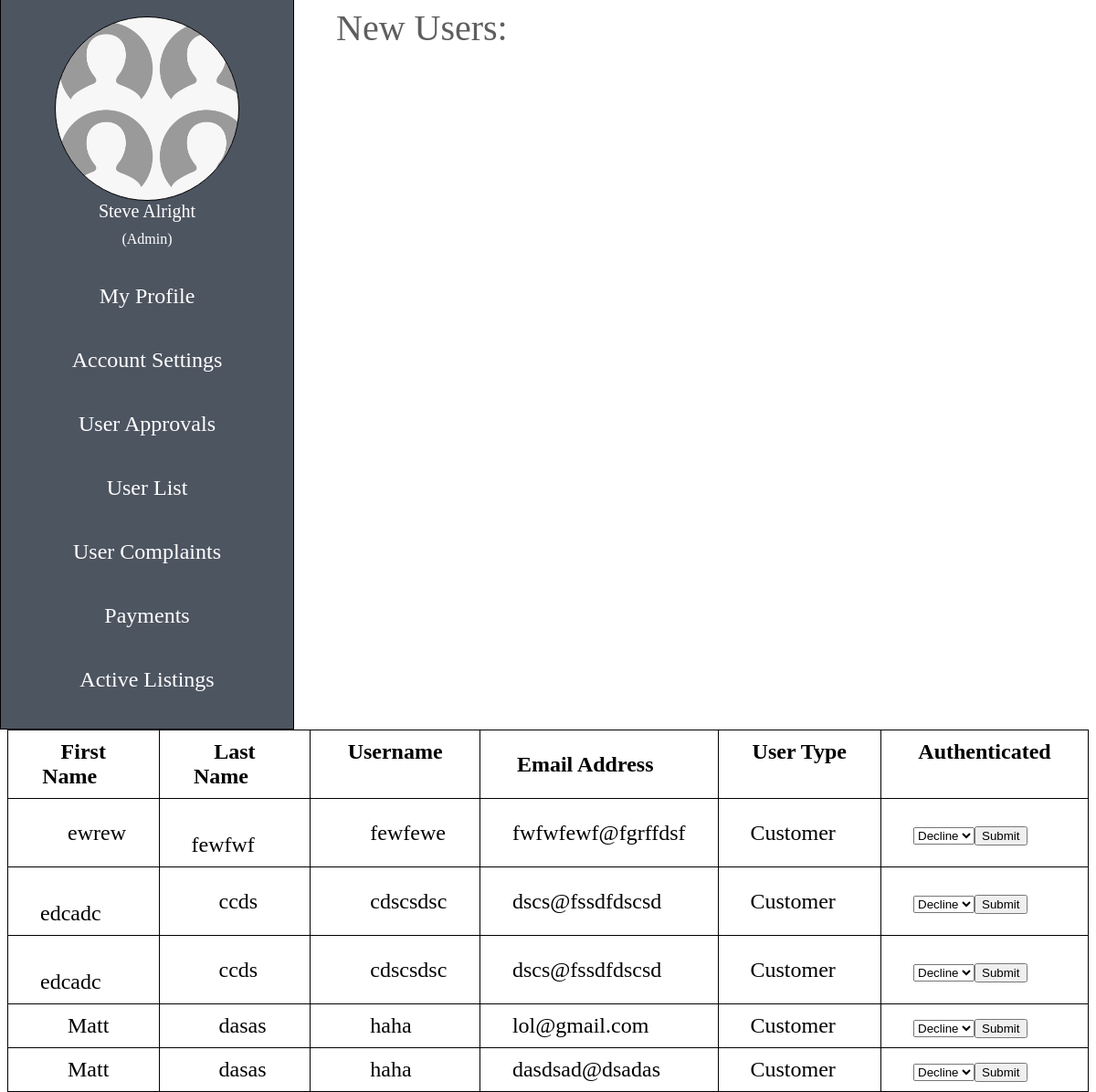
Page /AdminNewUsers.php on the committed database.
### tables this page shows
CREATE TABLE `Users` (
  `userID` int NOT NULL,
  `Firstname` varchar(40) NOT NULL,
  `Lastname` varchar(40) NOT NULL,
  `Email` varchar(40) NOT NULL,
  `Username` varchar(40) NOT NULL,
  `Usertype` varchar(40) NOT NULL,
  `Auth` tinyint DEFAULT '0'
);

### src/AdminNewUsers.php (the view, shortened to what this page needs)
<?php
include ('includes/conn.inc.php');
$stmt = $mysqli->prepare("SELECT UserID, Firstname, Lastname, Username, Email, Usertype, Auth FROM Users");
$stmt->execute();
$stmt->bind_result($UserID, $Firstname, $Lastname, $Username, $Email, $Usertype, $Auth);
$stmt->store_result();
?>
<!DOCTYPE html>
<html lang="en">
<head>
    <link rel="stylesheet" href="AdminLayout.css" type="text/css">
</head>
<body>
<div class="MenuBar">
<div class="ProfilePic1"></div>
    <p class="namer">Steve Alright</p>
    <p class="roler">(Admin)</p>
    <div class="MenuOptions1" onclick="location.href='AdminHomepage.php'"><p class="MenuTxt">My Profile</p></div>
    <div class="MenuOptions" onclick="location.href='AdminAccountSettings.php'"><p class="MenuTxt">Account Settings</p></div>
    <div class="MenuOptions" onclick="location.href='AdminNewUsers.php'"><p class="MenuTxt">User Approvals</p></div>
    <div class="MenuOptions" onclick="location.href='AdminUserList.php'"><p class="MenuTxt">User List</p></div>
    <div class="MenuOptions" onclick="location.href='AdminNewComplaint.php'"><p class="MenuTxt">User Complaints</p></div>
    <div class="MenuOptions"><p class="MenuTxt">Payments</p></div>
    <div class="MenuOptions" onclick="location.href='AdminNewListings.php'"><p class="MenuTxt">Active Listings</p></div>
    </div>
<p class="NewUserHeader">New Users:</p>
<table class="NewUserTable">
    <tr>
        <th>First Name &emsp;</th>
        <th>Last Name &emsp;</th>
        <th>Username &emsp;</th>
        <th>Email Address &emsp;</th>
        <th>User Type &emsp;</th>
        <th>Authenticated &emsp;</th>
    </tr>
    <?php
    include ('includes/conn.inc.php');
    $sqli = "SELECT UserID, Firstname, Lastname, Username, Email, Usertype, Auth FROM Users WHERE Auth=0";
    $result = mysqli_query($mysqli, $sqli);
    $count = mysqli_num_rows($result);
    if ($count > 0)
    {
        while ($stmt->fetch())
        {
            if ($Auth == 0)
            {
                    echo "<tr>";
                    echo "<td> &emsp; $Firstname </td>";
                    echo "<td> &emsp; $Lastname </td>";
                    echo "<td> &emsp; $Username </td>";
                    echo "<td>  $Email </td>";
                    echo "<td>  $Usertype </td>";
                    echo "<td>";
                    echo "<Form action=\"process/acceptdecline.php\" method=\"post\">";
                    echo "<select class=\"UserOptions\" name=\"Auth\">";
                        echo "<option value=\"-1\"";
                        if($Auth == 0){
                            echo " selected";
                        }
                        echo ">Decline</option>";
                        echo "</select>";
                        echo "<input type=\"submit\">";
                        echo "</form>";
                    echo "</td>";
                    echo "</tr>";
            }
        }
    }
    else
    {
        echo "<tr>";
            echo "<td colspan=\"6\">No Records Found!</td>";
        echo "</tr>";
    }
    ?>
</table>
</body>
</html>

### src/AdminLayout.css (style rules this page uses)
html { background-color: white; height: 100%; }
.MenuBar { height: 100vh; width: 40vh; background-color: rgb(77, 85, 97); border: 1px solid black; float: left; margin-left: -8px; margin-top: -10px; }
.NewUserTable { margin-left: auto; margin-right: auto; font-size: 3vh; border-collapse: collapse; margin-top: 10px; }
td, th { border: 1px solid black; padding: 10px 35px; }
.NewUserHeader { margin-left: 45vh; margin-top: -1px; font-size: 5vh; color: rgb(94, 94, 94); }
.MenuOptions1 { margin-top: 30px; height: 7vh; width: 40vh; font-size: 3vh; text-align: center; color: rgb(255, 255, 255); }
.MenuOptions { margin-top: -10px; height: 7vh; width: 40vh; font-size: 3vh; text-align: center; color: rgb(255, 255, 255); }
.MenuTxt { padding-top: 10px; }
.namer { text-align: center; font-size: 20px; color: white; margin-top: 0px; }
.roler { text-align: center; color: white; margin-top: -10px; }
.ProfilePic1 { height: 25vh; width: 25vh; border-radius: 70%; margin-left: auto; margin-right: auto; margin-top: 20px; border: 1px solid black; background-image: url("userpicture.png"); background-color: #cccccc; background-size: 110px; }

### rows in the picture
users: Firstname "ewrew", Lastname "fewfwf", Username "fewfewe", Email "fwfwfewf@fgrffdsf", Usertype "Customer", Auth "Decline"
users: Firstname "edcadc", Lastname "ccds", Username "cdscsdsc", Email "dscs@fssdfdscsd", Usertype "Customer", Auth "Decline"
users: Firstname "edcadc", Lastname "ccds", Username "cdscsdsc", Email "dscs@fssdfdscsd", Usertype "Customer", Auth "Decline"
users: Firstname "Matt", Lastname "dasas", Username "haha", Email "lol@gmail.com", Usertype "Customer", Auth "Decline"
users: Firstname "Matt", Lastname "dasas", Username "haha", Email "dasdsad@dsadas", Usertype "Customer", Auth "Decline"
